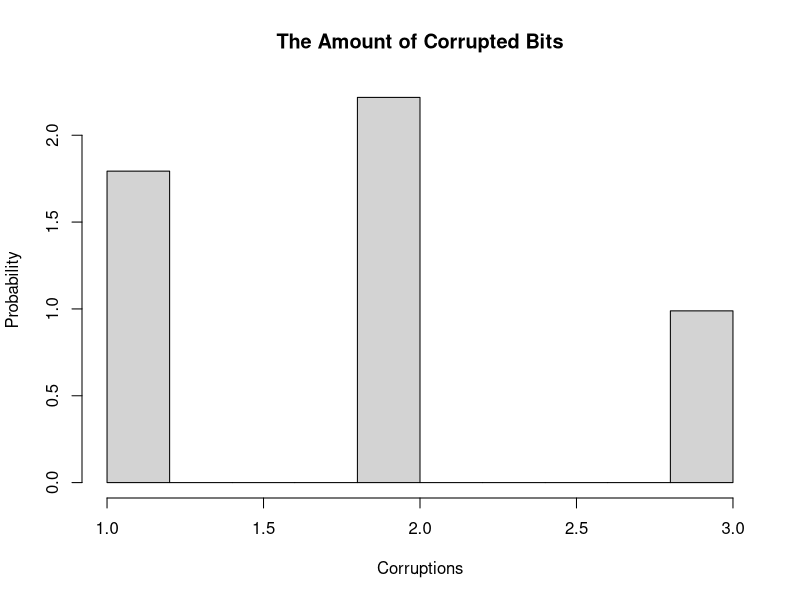
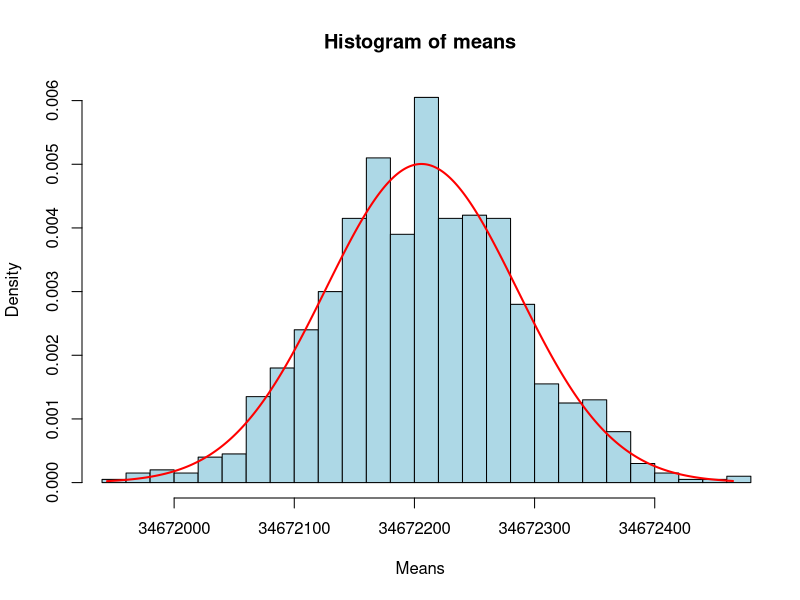
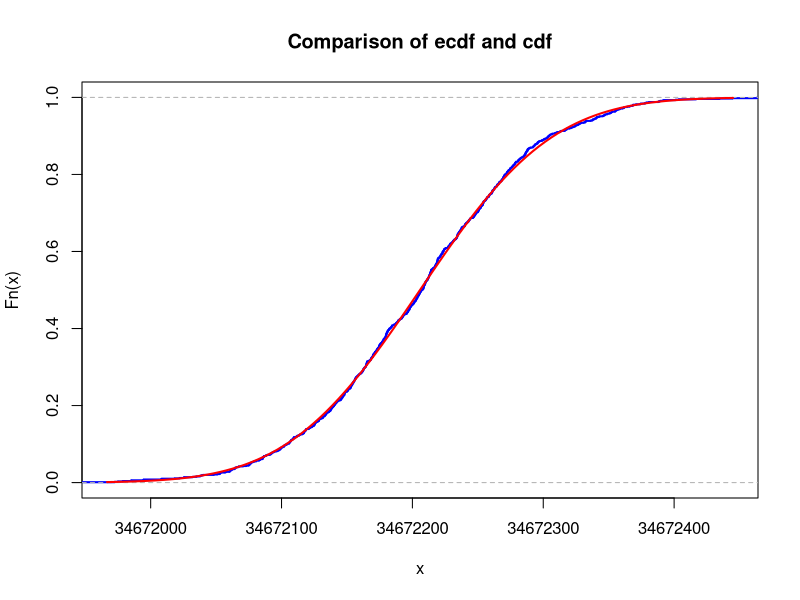
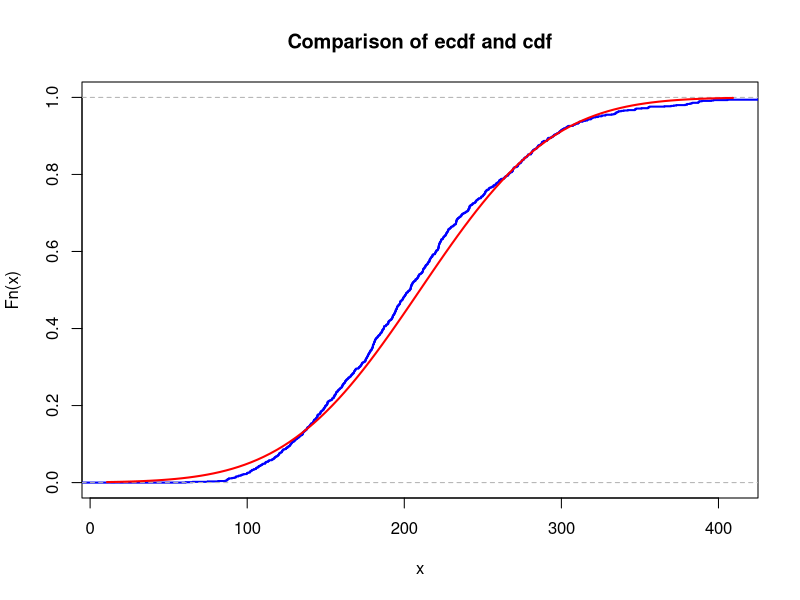
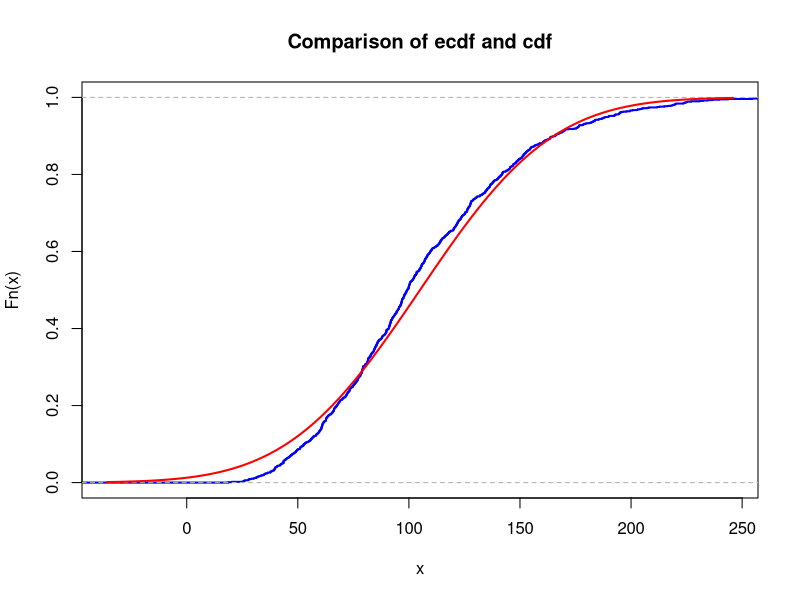
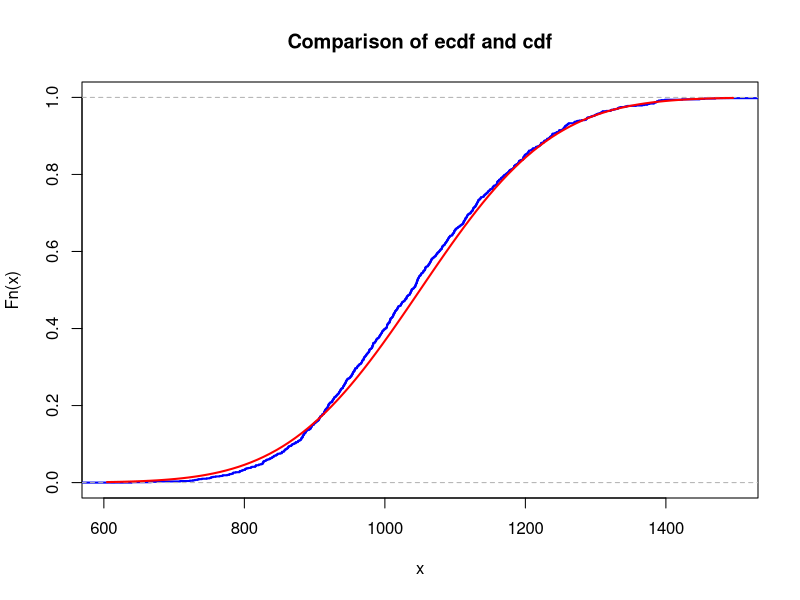
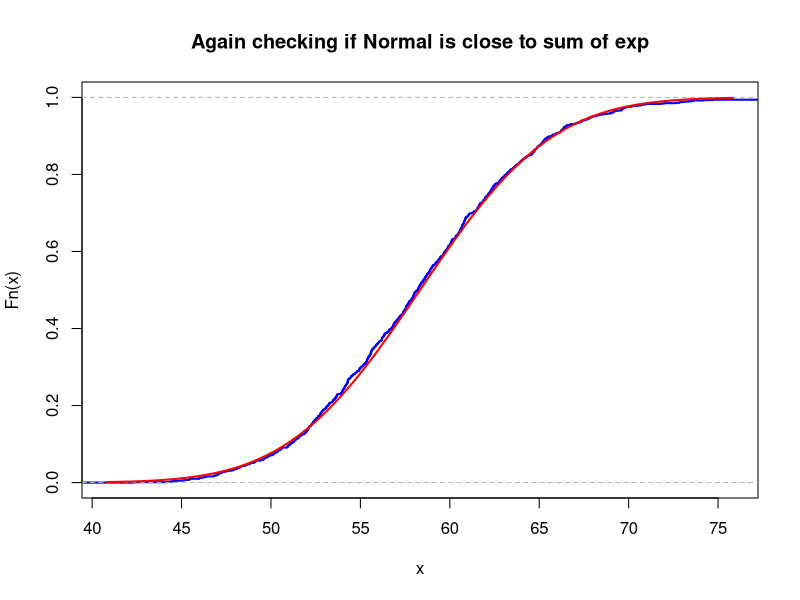

Generate these figures, in order, with R:
## ---- chunk 1

id <- 11
set.seed(id)
p <- id/100
# matrices G and H
G <- matrix(c(1, 1, 1, 0, 0, 0, 0,
		1, 0, 0, 1, 1, 0, 0,
		0, 1, 0, 1, 0, 1, 0,
		1, 1, 0, 1, 0, 0, 1), nrow = 4, byrow = TRUE)
H <- t(matrix(c(1, 0, 1, 0, 1, 0, 1,
		0, 1, 1, 0, 0, 1, 1,
		0, 0, 0, 1, 1, 1, 1), nrow = 3, byrow = TRUE))
# cat("The matrix G is: \n") 
#G  
#cat("The matrix H is: \n") 
#H
#cat("The product GH must be zero: \n")
#(G%*%H) %%2
## ---- chunk 2
# generate N messages
message_generator <- function(N) {
  matrix(sample(c(0,1), 4*N, replace = TRUE), nrow = N)
}  
N <- 5000
messages <- message_generator(N)
codewords <- (messages %*% G) %% 2
messages[(1:5),]
codewords[(1:5),]
## ---- chunk 3
# generate "masks" for our encoded messages
# 1 in the mask on the ith index means ith bit of the message will be changed
errors <- matrix(sample(c(0,1), 7*N, replace = TRUE, prob=c(1-p, p)), nrow=N)
cat("errors: \n")
errors[(1:5),]
received <- codewords + errors
received <- t(apply(received, 1, function(x) replace(x, x==2, 0)))
cat("\noriginal codewords: \n")
codewords[(1:5),]
cat("\nreceived codewords with errors: \n")
received[(1:5),]
## ---- chunk 4
decode <- function(r) {
  z <- r %*% H
  z <- z %% 2
  index <- z[1,1] + 2 * z[1,2] + 4 * z[1,3]
  if (index > 0) {
    r[index] <- (r[index] + 1) %% 2
  }
  return(c(r[3],r[5],r[6],r[7]))
}
decoded <- t(apply(received, 1, decode))
cat("decoded: \n")
decoded[(1:5),]
cat("original: \n")
messages[(1:5),]

p_hat <- sum(
  decoded[,1]==messages[,1]& 
  decoded[,2]==messages[,2]&
  decoded[,3]==messages[,3]&
  decoded[,4]==messages[,4]
  ) / N
cat("Estimated p* (^p) = \n")
p_hat
## ---- chunk 5
ident <- decoded!=messages
ident <- apply(ident, 1, sum)
ident <- ident[ident!=0]
hist(x=ident,
     freq=FALSE, 
     main="The Amount of Corrupted Bits",
     xlab="Corruptions",
     ylab="Probability")
## ---- chunk 6
T <- 30.1
T_seconds <- T*60*60*24*365
atomic_mass <- 139
lambda <- log(2)/(T_seconds)
N_avogadro <- 6*(10^23)
mass <- id*(10^(-6))
N <- (mass/atomic_mass)*N_avogadro
mu <- N * lambda
cat("Parameter of Poisson distribution:\n")
mu
K <- 1e3
n <- 5
X <- rpois(n*K, lambda=mu)
sample_means <- colMeans(matrix(X, nrow=n))

means <- replicate(K, mean(colMeans(matrix(rpois(n*K, lambda=mu), nrow=n))))

hist(means,
     probability = T,
     breaks = 30,
     col = "lightblue",
     xlab = "Means",
     xlim = c(min(means),max(means))
     )
# superimpose normal distribution
x <- seq(min(means),max(means), by = .01)
lines(x, dnorm(x, mean = mean(means), sd = sd(means)), col ="red", lwd = 2)
## ---- chunk 7
mu <- mean(means)
sigma <- sd(means)
## ---- chunk 8
xlims <- c(mu-3*sigma,mu+3*sigma)
Fs <- ecdf(means)
plot(Fs, 
     xlim = xlims, 
     ylim = c(0,1),
     col = "blue",
     lwd = 2,
     main = "Comparison of ecdf and cdf")
curve(pnorm(x, mean = mu, sd = sigma), col = "red", lwd = 2, add = TRUE)
## ---- chunk 9
find_max_difference <- function(n) {
  mu <- N * lambda
  means <- replicate(K, mean(colMeans(matrix(rpois(n*K, lambda=mu), nrow=n))))
  norm_mu <- mean(means)
  sigma <- sd(means)
  x <- seq(min(means), max(means),by = .001)
  difference <- abs(ecdf(means)(x)-pnorm(x, mean = norm_mu, sd = sigma))
  return (max(difference))
}
## ---- chunk 10
difference_n1 <- find_max_difference(5)
difference_n2 <- find_max_difference(10)
difference_n3 <- find_max_difference(50)
cat("The maximum difference between cdf and ecdf for n=5:\n")
difference_n1
cat("The maximum difference between cdf and ecdf for n=10:\n")
difference_n2
cat("The maximum difference between cdf and ecdf for n=50:\n")
difference_n3
## ---- chunk 11
samples <- colSums(matrix(rpois(n*K, lambda=mu), nrow=n))
cat("The amount of sums larger than 8e8 for n=5:\n")
condit <- length(which(samples>8*(10^8)))
condit
cat("The maximum sum:\n")
max(samples)
## ---- chunk 12
n <- 23
samples <- colSums(matrix(rpois(n*K, lambda=mu), nrow=n))
cat("The amount of sums larger than 8e8 for n=23:\n")
condit <- length(which(samples>8*(10^8)))
condit
cat("The maximum sum:\n")
max(samples)
n <- 24
samples <- colSums(matrix(rpois(n*K, lambda=mu), nrow=n))
cat("\nThe amount of sums larger than 8e8 for n=24 (1000 sums in total):\n")
condit <- length(which(samples>8*(10^8)))
condit
cat("The maximum sum:\n")
max(samples)
## ---- chunk 13
nu1 <- 10 + id
K <- 1e3
n <- 10
sample_means <- colSums(matrix(rexp(n*K, rate = 1/nu1), nrow=n))

## ---- chunk 14
mu <- n*nu1
sigma <- sqrt(n)*nu1  

## ---- chunk 15


#Finding max error for n = 10

x <- seq(0,500,by=.01)
max(abs(ecdf(sample_means)(x)-pnorm(x,mean = mu, sd = sigma)))

## ---- chunk 16
xlims <- c(mu-3*sigma,mu+3*sigma)
Fs <- ecdf(sample_means)
plot(Fs, 
     xlim = xlims, 
     col = "blue",
     lwd = 2,
     main = "Comparison of ecdf and cdf")
curve(pnorm(x, mean = mu, sd = sigma), col = "red", lwd = 2, add = TRUE)
## ---- chunk 17
max_error = function(n){
  nu1 <- 10 + id
  K <- 1e3
  sample_means <- colSums(matrix(rexp(n*K, rate = 1/nu1), nrow=n))
  mu <- n*nu1
  sigma <- sqrt(n)*nu1
  x <- seq(0,500,by=.01)
  return(max(abs(ecdf(sample_means)(x)-pnorm(x,mean = mu, sd = sigma))))
}

## ---- chunk 18
visualize = function(n){
  nu1 <- 10 + id
  K <- 1e3
  sample_means <- colSums(matrix(rexp(n*K, rate = 1/nu1), nrow=n))
  mu <- n*nu1
  sigma <- sqrt(n)*nu1
  xlims <- c(mu-3*sigma,mu+3*sigma)
  Fs <- ecdf(sample_means)
  plot(Fs, 
       xlim = xlims, 
       col = "blue",
       lwd = 2,
       main = "Comparison of ecdf and cdf")
  curve(pnorm(x, mean = mu, sd = sigma), col = "red", lwd = 2, add = TRUE)
}

## ---- chunk 19

visualize(5)
## ---- chunk 20
max_error(5)

## ---- chunk 21

visualize(50)
## ---- chunk 22
max_error(50)

## ---- chunk 23
N = 36
n = 100
nu2 <- nu1/N
mu2 <- n*nu2
sigma2 <- sqrt(n)*nu2
sample_means2 <- colSums(matrix(rexp(n*K, rate = 1/nu2), nrow=n))

## ---- chunk 24
xlims <- c(mu2-3*sigma2,mu2+3*sigma2)
Fs <- ecdf(sample_means2)
plot(Fs, 
     xlim = xlims, 
     col = "blue",
     lwd = 2,
     main = "Again checking if Normal is close to sum of exp")
curve(pnorm(x, mean = mu2, sd = sigma2), col = "red", lwd = 2, add = TRUE)

## ---- chunk 25
quantile(sample_means2,probs = 0.95)

